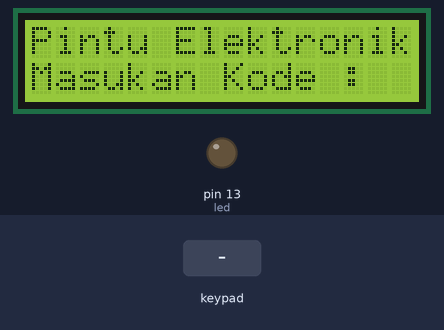
A sketch run on a simulated Arduino Uno, built with avr-gcc and run on an emulated ATmega328P. Parts: 16×2 character LCD, output pins drawn as LEDs (lit = HIGH). The inputs (shaded band) are chosen by the test bench.

Above: at 1.45 s.
1.8 s: keypad keys 1 1 1 1 1 * pressed 0.739 s apart
At 6.9 s:
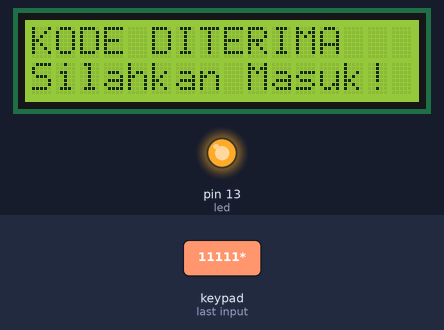
7.7 s: key '*' pressed
At 9.4 s:
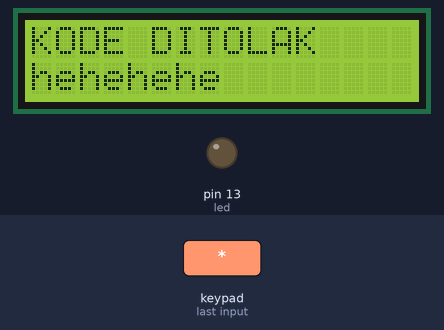
10.5 s: keypad keys 1 1 1 1 1 # pressed 0.739 s apart
At 13.96 s:
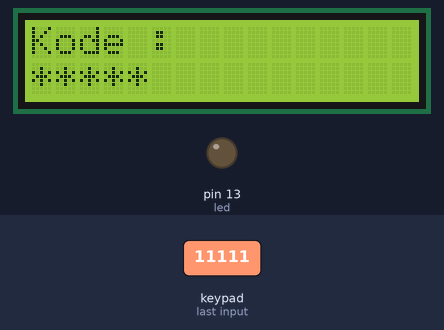
16.4 s: key '1' pressed
At 17.5 s:
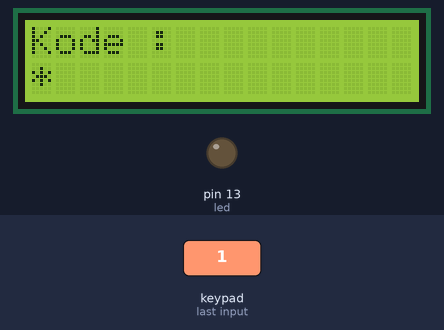
18.2 s: keypad keys 1 1 1 1 1 pressed 0.739 s apart
At 22.0 s:
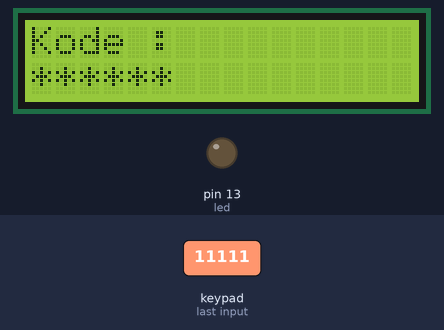
23.3 s: keypad keys 1 3 9 7 2 pressed 0.739 s apart
At 27.1 s:
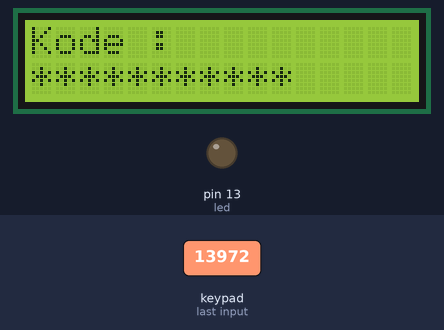
Timing chart, 0 to 28.6 s (numbered marks = the images above; inputs shaded):
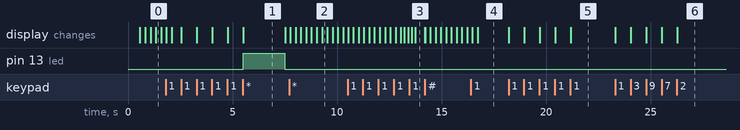

The sketch:

Code.ino
```cpp
#include <LiquidCrystal.h>
#include <Password.h>
#include <Keypad.h>
Password password = Password( "11111" );
LiquidCrystal lcd(12, 11, 10, 9, 8, 7);
int x = 0;
int a = 0;
int led = 13;
const byte JmlBaris = 4;
const byte JmlKolom = 3;
char keys[JmlBaris][ JmlKolom] = {
  {'1','2','3'},
  {'4','5','6'},
  {'7','8','9'},
  {'*','0','#'}
  };
  byte PinBaris [JmlBaris] = { 3, 2, 1, 0};
  byte PinKolom[JmlKolom] = { 4, 5, 6 };
Keypad syahwil = Keypad( makeKeymap(keys), PinBaris,   PinKolom, JmlBaris, JmlKolom );
void setup() {
  lcd.begin(16, 2);
  lcd.setCursor(0,0);
  lcd.print("Power On");
  lcd.setCursor(0,1);
  lcd.print("By TT3A");
  delay(500);
  lcd.clear();
  syahwil.addEventListener(keypadEvent);
}
void loop() {
  pinMode(led, OUTPUT);
   if (a==0) {
     lcd.setCursor(0, 0);
     lcd.print("Pintu Elektronik");
     lcd.setCursor(0, 1);
     lcd.print("Masukan Kode :");
     lcd.noDisplay();
     delay(250);
     lcd.display();
     delay(250);
}
  syahwil.getKey();
}
void keypadEvent(KeypadEvent eKey){
  switch (syahwil.getState()){
    case PRESSED:
      if (a == 0){
         lcd.clear();
         a = 1;
      }
      lcd.setCursor(0, 0);
      lcd.print("Kode :          ");
      lcd.setCursor(x, 1);
switch (eKey){
case '*':
  checkPassword();
  password.reset();
  break;
case '#':
  password.reset();
  lcd.setCursor(0, 0);
  lcd.clear();
  x=0;
  a=0;
  break;
default:
  password.append(eKey);
  lcd.print("*");
  x++;}
}
}
void checkPassword(){
if (password.evaluate()){
  lcd.clear();
  lcd.setCursor(0, 0);
  lcd.print("KODE DITERIMA");
  lcd.setCursor(0, 1);
  lcd.print("Silahkan Masuk!");
  digitalWrite(led, HIGH);
  delay(2000);
  digitalWrite(led, LOW);
  x = 0;
  a = 0;
 } else {
     lcd.clear();
     lcd.setCursor(0, 0);
     lcd.print("KODE DITOLAK");
     lcd.setCursor(0, 1);
     lcd.print("hehehehe");
 for(int i=0; i < 5; i++) {
    lcd.noDisplay();
    delay(250);
    lcd.display();
    delay(250);
    x=0;
    a=0;
}
}
}
```

Measured:
- after the input at 1.8 s, pin 13 (led): LOW → HIGH after 3.7 s, → LOW 2.0 s later; the display: first differs from a run without the input after 0.29 s (image 1 shows a later state)
- after the input at 7.7 s, the display: first differs from a run without the input after 1.3 s (image 2 shows a later state)
- after the input at 10.5 s, the display: first differs from a run without the input after 2.6 s (image 3 shows a later state)
- after the input at 16.4 s, the display: first differs from a run without the input after 0.33 s (image 4)
- after the input at 18.2 s, the display: first changes at once (image 5 shows a later state)
- after the input at 23.3 s, the display: first changes at once (image 6 shows a later state)
- what the display in image 1 shows lasts 2.0 s, from 5.5 s to 7.5 s
